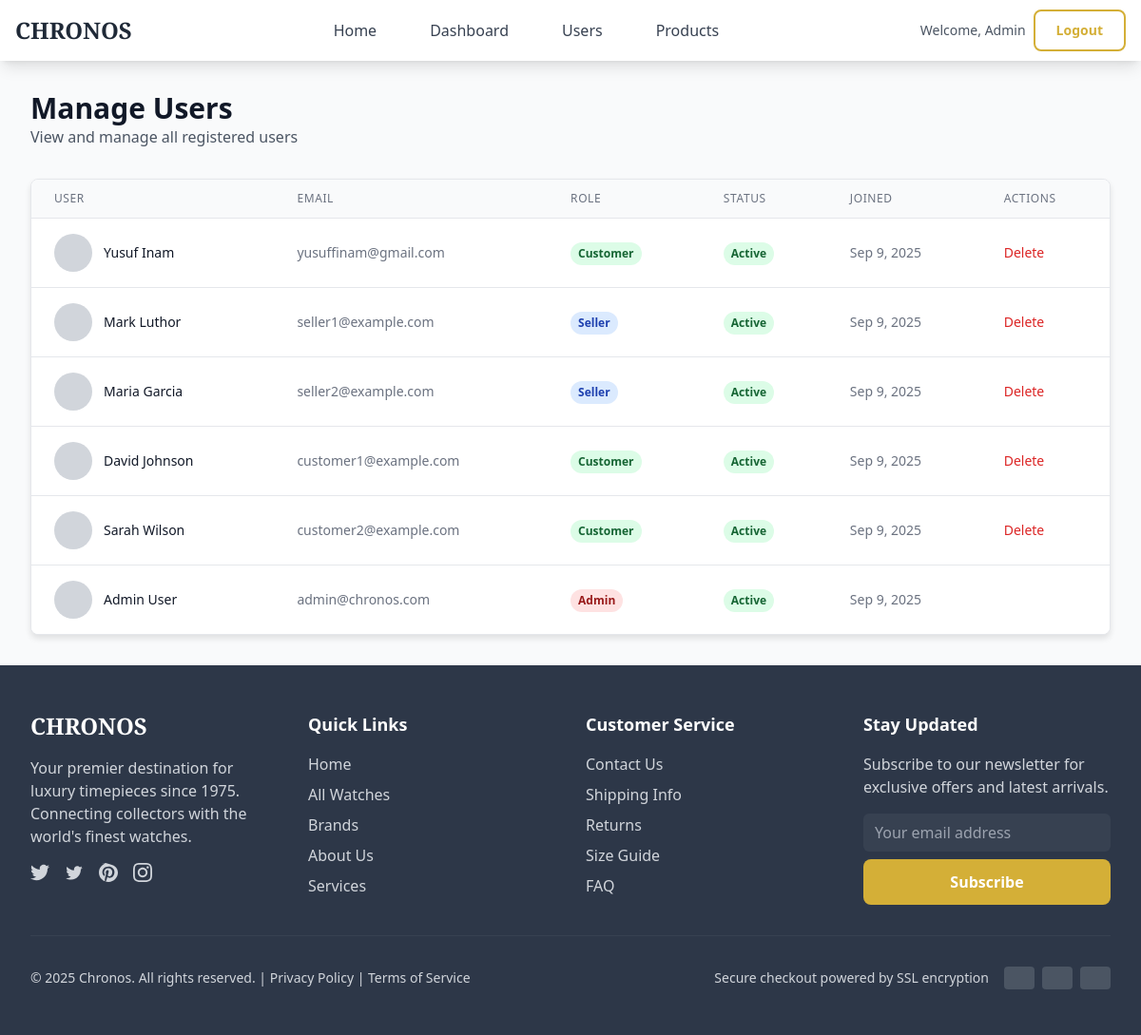
Screenshot of /public/index.php?page=admin&action=users (signed in) with the database file from the repository.
### tables this page shows
CREATE TABLE `users` (
  `id` int NOT NULL,
  `email` varchar(255) NOT NULL,
  `password` varchar(255) NOT NULL,
  `first_name` varchar(100) NOT NULL,
  `last_name` varchar(100) NOT NULL,
  `role` enum('admin','seller','customer') DEFAULT 'customer',
  `phone` varchar(20) DEFAULT NULL,
  `address` text,
  `city` varchar(100) DEFAULT NULL,
  `country` varchar(100) DEFAULT NULL,
  `postal_code` varchar(20) DEFAULT NULL,
  `is_active` tinyint(1) DEFAULT '1',
  `email_verified` tinyint(1) DEFAULT '0',
  `created_at` timestamp NULL DEFAULT CURRENT_TIMESTAMP,
  `updated_at` timestamp NULL DEFAULT CURRENT_TIMESTAMP ON UPDATE CURRENT_TIMESTAMP
);

### src/Controllers/AdminController.php (called while the page is built, shortened)
<?php
require_once __DIR__ . '/../../config/database.php';
require_once __DIR__ . '/../models/User.php';
class AdminController
{
    private $user;
    public function __construct()
    {
        $database = new Database();
        $this->db = $database->getConnection();
        $this->user = new User($this->db);
    }
    public function users()
    {
        $users = $this->user->readAll();
        include __DIR__ . '/../Views/admin/users/index.php';
    }
}

### config/database.php (called while the page is built, shortened)
<?php
class Database
{
    private $host = 'localhost';
    private $db_name = 'luxwatch_db';
    private $username = 'root';
    private $password = 'root';
    private $port = '8888';
    public function getConnection()
    {
        $this->conn = null;
        try {
            $this->conn = new PDO(
                "mysql:host=" . $this->host . ";port=" . $this->port . ";dbname=" . $this->db_name,
                $this->username,
                $this->password
            );
            $this->conn->setAttribute(PDO::ATTR_ERRMODE, PDO::ERRMODE_EXCEPTION);
        } catch (PDOException $exception) {
            echo "Connection error: " . $exception->getMessage();
        }
        return $this->conn;
    }
}

### src/Models/User.php (called while the page is built, shortened)
<?php
class User
{
    private $conn;
    private $table_name = "users";
    public function __construct($db)
    {
        $this->conn = $db;
    }
    public function readAll()
    {
        $query = "SELECT * FROM " . $this->table_name . " ORDER BY created_at DESC";
        $stmt = $this->conn->prepare($query);
        $stmt->execute();
        return $stmt;
    }
}

### src/Views/admin/users/index.php (the view)
<?php
include __DIR__ . '/../../layouts/header.php';
?>
<div class="max-w-7xl mx-auto px-4 sm:px-6 lg:px-8 py-8">
    <div class="mb-8">
        <h1 class="text-3xl font-bold text-gray-900">Manage Users</h1>
        <p class="text-gray-600">View and manage all registered users</p>
    </div>
    <div class="card-luxury overflow-hidden">
        <table class="min-w-full divide-y divide-gray-200">
            <thead class="bg-gray-50">
                <tr>
                    <th class="px-6 py-3 text-left text-xs font-medium text-gray-500 uppercase tracking-wider">User</th>
                    <th class="px-6 py-3 text-left text-xs font-medium text-gray-500 uppercase tracking-wider">Email</th>
                    <th class="px-6 py-3 text-left text-xs font-medium text-gray-500 uppercase tracking-wider">Role</th>
                    <th class="px-6 py-3 text-left text-xs font-medium text-gray-500 uppercase tracking-wider">Status</th>
                    <th class="px-6 py-3 text-left text-xs font-medium text-gray-500 uppercase tracking-wider">Joined</th>
                    <th class="px-6 py-3 text-left text-xs font-medium text-gray-500 uppercase tracking-wider">Actions</th>
                </tr>
            </thead>
            <tbody class="bg-white divide-y divide-gray-200">
                <?php if ($users && $users->rowCount() > 0): ?>
                    <?php while ($user = $users->fetch(PDO::FETCH_ASSOC)): ?>
                        <tr class="hover:bg-gray-50">
                            <td class="px-6 py-4 whitespace-nowrap">
                                <div class="flex items-center">
                                    <div class="w-10 h-10 bg-gray-300 rounded-full mr-3"></div>
                                    <div>
                                        <div class="text-sm font-medium text-gray-900">
                                            <?php echo htmlspecialchars($user['first_name'] . ' ' . $user['last_name']); ?>
                                        </div>
                                    </div>
                                </div>
                            </td>
                            <td class="px-6 py-4 whitespace-nowrap text-sm text-gray-500">
                                <?php echo htmlspecialchars($user['email']); ?>
                            </td>
                            <td class="px-6 py-4 whitespace-nowrap">
                                <span class="inline-flex px-2 py-1 text-xs font-semibold rounded-full
                                <?php echo $user['role'] === 'admin' ? 'bg-red-100 text-red-800' : ($user['role'] === 'seller' ? 'bg-blue-100 text-blue-800' : 'bg-green-100 text-green-800'); ?>">
                                    <?php echo ucfirst($user['role']); ?>
                                </span>
                            </td>
                            <td class="px-6 py-4 whitespace-nowrap">
                                <span class="inline-flex px-2 py-1 text-xs font-semibold rounded-full
                                <?php echo $user['is_active'] ? 'bg-green-100 text-green-800' : 'bg-red-100 text-red-800'; ?>">
                                    <?php echo $user['is_active'] ? 'Active' : 'Inactive'; ?>
                                </span>
                            </td>
                            <td class="px-6 py-4 whitespace-nowrap text-sm text-gray-500">
                                <?php echo date('M j, Y', strtotime($user['created_at'])); ?>
                            </td>
                            <td class="px-6 py-4 whitespace-nowrap text-sm font-medium">
                                <?php if ($user['id'] != $_SESSION['user_id']): ?>
                                    <a href="index.php?page=admin&action=delete-user&id=<?php echo $user['id']; ?>"
                                        class="text-red-600 hover:text-red-900"
                                        onclick="return confirm('Are you sure you want to delete this user?')">Delete</a>
                                <?php endif; ?>
                            </td>
                        </tr>
                    <?php endwhile; ?>
                <?php else: ?>
                    <tr>
                        <td colspan="6" class="px-6 py-4 text-center text-gray-500">No users found</td>
                    </tr>
                <?php endif; ?>
            </tbody>
        </table>
    </div>
</div>
<?php include __DIR__ . '/../../layouts/footer.php'; ?>

### src/Views/layouts/header.php (style rules this page uses)
.card-luxury { background: white; border-radius: 8px; box-shadow: 0 4px 6px rgba(0, 0, 0, 0.1); border: 1px solid #e5e7eb; transition: box-shadow 0.3s ease; }

### rows the page displays
users: first_name+last_name "Yusuf Inam", email "yusuffinam@gmail.com", role "Customer", is_active "Active", created_at "Sep 9, 2025"
users: first_name+last_name "Mark Luthor", email "seller1@example.com", role "Seller", is_active "Active", created_at "Sep 9, 2025"
users: first_name+last_name "Maria Garcia", email "seller2@example.com", role "Seller", is_active "Active", created_at "Sep 9, 2025"
users: first_name+last_name "David Johnson", email "customer1@example.com", role "Customer", is_active "Active", created_at "Sep 9, 2025"
users: first_name+last_name "Sarah Wilson", email "customer2@example.com", role "Customer", is_active "Active", created_at "Sep 9, 2025"
users: first_name+last_name "Admin User", email "admin@chronos.com", role "Admin", is_active "Active", created_at "Sep 9, 2025"

### other values shown
$_SESSION['first_name'] "Admin"
